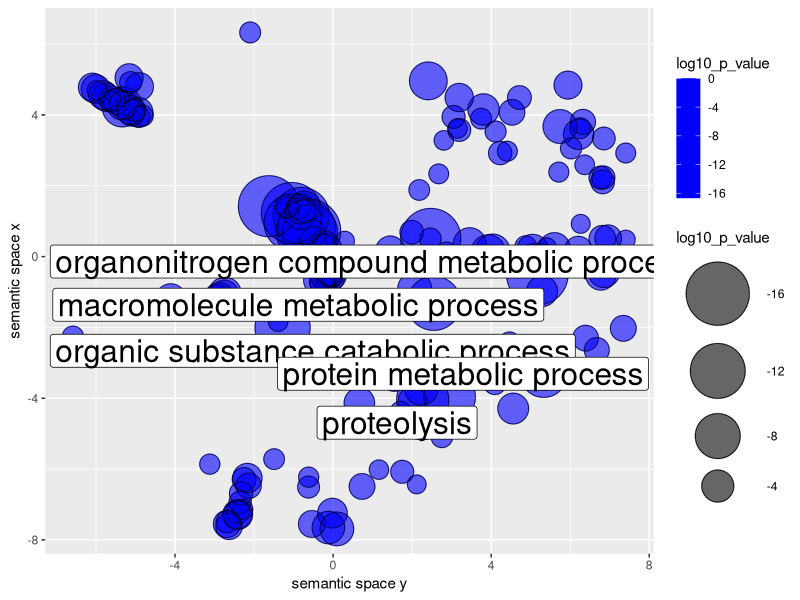

Recreate this plot in R.


# A plotting R script produced by the REVIGO server at http://revigo.irb.hr/
# If you found REVIGO useful in your work, please cite the following reference:
# Supek F et al. "REVIGO summarizes and visualizes long lists of Gene Ontology
# terms" PLoS ONE 2011. doi:10.1371/journal.pone.0021800


# --------------------------------------------------------------------------
# If you don't have the ggplot2 package installed, uncomment the following line:
# install.packages( "ggplot2" );
library( ggplot2 );
# --------------------------------------------------------------------------
# If you don't have the scales package installed, uncomment the following line:
# install.packages( "scales" );
library( scales );
# --------------------------------------------------------------------------
# If you don't have the ggrepel package installed, uncomment the following line:
# install.packages( "ggrepel" );
library( ggrepel );
# --------------------------------------------------------------------------


# --------------------------------------------------------------------------
# Here is your data from REVIGO. Scroll down for plot configuration options.

revigo.names <- c("term_ID","description","frequency_%","plot_X","plot_Y","plot_size","log10_p_value","uniqueness","dispensability");
revigo.data <- rbind(c("GO:0006914","autophagy", 0.230,-0.175, 0.192, 4.470,-3.9588,0.959,0.000),
c("GO:0008150","biological_process",100.000,-0.668, 0.782, 7.108,-13.2863,1.000,0.000),
c("GO:0008152","metabolic process",75.387,-0.625, 0.722, 6.986,-16.6554,0.999,0.000),
c("GO:0009987","cellular process",63.780,-0.585, 0.693, 6.913,-11.9337,0.998,0.000),
c("GO:0010243","response to organonitrogen compound", 0.140,-2.740,-1.042, 4.255,-4.1426,0.911,0.000),
c("GO:0016197","endosomal transport", 0.131,-5.337, 4.229, 4.225,-6.3189,0.927,0.000),
c("GO:0044699","single-organism process",46.569,-0.736, 1.407, 6.776,-3.8465,0.997,0.000),
c("GO:0050896","response to stimulus",12.210,-0.820, 1.350, 6.195,-3.5294,0.995,0.000),
c("GO:0051179","localization",18.495,-0.283, 0.236, 6.375,-3.1484,0.995,0.000),
c("GO:0051704","multi-organism process", 0.751,-1.157, 1.379, 4.984,-1.6986,0.994,0.000),
c("GO:0065007","biological regulation",20.498,-0.549, 0.641, 6.420,-3.0760,0.995,0.000),
c("GO:0071840","cellular component organization or biogenesis", 8.568,-0.881, 1.394, 6.041,-2.0629,0.994,0.000),
c("GO:1901575","organic substance catabolic process", 4.612,-1.279,-2.009, 5.772,-12.1329,0.839,0.000),
c("GO:0009056","catabolic process", 4.820,-0.805, 1.158, 5.791,-12.6760,0.970,0.023),
c("GO:0042026","protein refolding", 0.069,-1.190, 1.419, 3.949,-1.9650,0.963,0.024),
c("GO:0016236","macroautophagy", 0.084,-0.483, 0.469, 4.031,-2.7240,0.958,0.025),
c("GO:0016050","vesicle organization", 0.130,-0.372,-0.671, 4.221,-3.4026,0.896,0.026),
c("GO:0006457","protein folding", 0.903,-0.182, 0.397, 5.064,-1.9693,0.954,0.030),
c("GO:0044238","primary metabolic process",53.743,-1.626, 1.424, 6.839,-14.8719,0.957,0.038),
c("GO:0032268","regulation of cellular protein metabolic process", 1.473, 0.095,-7.690, 5.277,-4.4290,0.656,0.061),
c("GO:0072524","pyridine-containing compound metabolic process", 1.351, 4.874, 0.285, 5.239,-1.7467,0.853,0.070),
c("GO:0044723","single-organism carbohydrate metabolic process", 2.457, 4.715, 4.492, 5.499,-2.1624,0.857,0.073),
c("GO:0009058","biosynthetic process",31.611,-0.842, 1.213, 6.608,-3.7659,0.961,0.078),
c("GO:0051186","cofactor metabolic process", 3.985, 1.448, 0.164, 5.709,-3.3909,0.909,0.080),
c("GO:0000910","cytokinesis", 0.315, 3.192, 3.577, 4.606,-2.0134,0.885,0.086),
c("GO:0006807","nitrogen compound metabolic process",38.744,-1.019, 0.960, 6.696,-13.2364,0.959,0.089),
c("GO:0006732","coenzyme metabolic process", 3.111, 1.990, 0.692, 5.601,-2.1239,0.879,0.089),
c("GO:0044237","cellular metabolic process",53.061, 2.471, 0.511, 6.833,-14.4987,0.907,0.111),
c("GO:0043170","macromolecule metabolic process",39.491, 2.548,-1.319, 6.705,-11.6790,0.905,0.112),
c("GO:0005975","carbohydrate metabolic process", 5.260, 0.820,-0.085, 5.829,-2.3247,0.922,0.116),
c("GO:0071704","organic substance metabolic process",58.357,-1.047, 1.234, 6.874,-14.7916,0.956,0.120),
c("GO:1901135","carbohydrate derivative metabolic process", 6.319, 0.294, 0.442, 5.909,-1.4101,0.930,0.122),
c("GO:0044710","single-organism metabolic process",31.682, 2.409, 4.963, 6.609,-5.5826,0.898,0.168),
c("GO:0019682","glyceraldehyde-3-phosphate metabolic process", 0.444, 4.228, 2.924, 4.755,-2.0785,0.781,0.172),
c("GO:0046483","heterocycle metabolic process",29.664, 4.040, 0.149, 6.580,-4.6570,0.876,0.176),
c("GO:0022900","electron transport chain", 0.564, 3.745, 3.897, 4.860,-1.6428,0.856,0.177),
c("GO:0006793","phosphorus metabolic process",13.507, 3.457, 0.350, 6.239,-4.2294,0.892,0.185),
c("GO:0007041","lysosomal transport", 0.017,-4.910, 3.950, 3.341,-1.7221,0.930,0.187),
c("GO:0032509","endosome transport via multivesicular body sorting pathway", 0.022,-5.100, 4.056, 3.443,-2.6516,0.925,0.190),
c("GO:0019538","protein metabolic process",18.489, 2.949,-3.959, 6.375,-10.5738,0.863,0.190),
c("GO:1901564","organonitrogen compound metabolic process",17.886, 5.168,-0.498, 6.361,-15.1927,0.873,0.193),
c("GO:0016482","cytosolic transport", 0.076,-4.819, 3.981, 3.988,-1.6958,0.904,0.207),
c("GO:1901360","organic cyclic compound metabolic process",30.324, 2.064,-0.915, 6.590,-4.4902,0.910,0.211),
c("GO:1901576","organic substance biosynthetic process",30.365, 5.289,-0.976, 6.591,-3.6878,0.855,0.211),
c("GO:0043903","regulation of symbiosis, encompassing mutualism through parasitism", 0.039,-2.254,-6.291, 3.701,-2.1323,0.858,0.219),
c("GO:0006629","lipid metabolic process", 3.522, 4.111, 3.533, 5.655,-1.6700,0.865,0.223),
c("GO:0048193","Golgi vesicle transport", 0.297,-4.934, 4.078, 4.581,-3.3611,0.909,0.230),
c("GO:0007034","vacuolar transport", 0.133,-5.128, 4.138, 4.231,-3.2587,0.927,0.230),
c("GO:0006839","mitochondrial transport", 0.182,-5.645, 4.402, 4.369,-1.5405,0.925,0.236),
c("GO:0006725","cellular aromatic compound metabolic process",29.628, 3.925, 0.133, 6.580,-4.5717,0.876,0.245),
c("GO:0040008","regulation of growth", 0.172,-2.169,-6.252, 4.343,-3.3132,0.851,0.250),
c("GO:0032006","regulation of TOR signaling", 0.038,-3.121,-5.861, 3.691,-1.5364,0.799,0.256),
c("GO:0051338","regulation of transferase activity", 0.368,-2.353,-6.936, 4.674,-1.8824,0.847,0.257),
c("GO:0051604","protein maturation", 0.293, 1.710,-4.386, 4.575,-1.6898,0.872,0.274),
c("GO:0043412","macromolecule modification", 9.785, 2.232,-3.730, 6.099,-4.2735,0.881,0.280),
c("GO:0044281","small molecule metabolic process",15.138, 3.807, 4.156, 6.288,-3.8105,0.869,0.300),
c("GO:0048518","positive regulation of biological process", 1.744,-2.684,-7.491, 5.350,-1.8306,0.834,0.320),
c("GO:0071702","organic substance transport", 4.980,-5.817, 4.562, 5.805,-3.2032,0.899,0.324),
c("GO:0048523","negative regulation of cellular process", 1.830,-2.633,-7.617, 5.371,-2.7014,0.742,0.330),
c("GO:0048519","negative regulation of biological process", 1.984,-2.687,-7.551, 5.406,-2.8466,0.832,0.334),
c("GO:0044763","single-organism cellular process",27.536, 3.192, 4.493, 6.548,-3.1048,0.881,0.335),
c("GO:0032879","regulation of localization", 0.726,-6.585,-2.264, 4.969,-1.7188,0.793,0.347),
c("GO:0072521","purine-containing compound metabolic process", 2.673, 5.403, 0.263, 5.535,-1.3582,0.839,0.357),
c("GO:0032940","secretion by cell", 0.763,-2.099, 6.331, 4.991,-1.6507,0.806,0.363),
c("GO:0070647","protein modification by small protein conjugation or removal", 0.821, 2.248,-4.705, 5.023,-4.3304,0.816,0.370),
c("GO:0016192","vesicle-mediated transport", 1.085,-5.601, 4.449, 5.144,-2.5758,0.913,0.380),
c("GO:0006139","nucleobase-containing compound metabolic process",26.547, 6.854,-0.427, 6.532,-3.8939,0.791,0.381),
c("GO:0006418","tRNA aminoacylation for protein translation", 1.099, 6.775,-0.517, 5.149,-3.5826,0.673,0.382),
c("GO:0006950","response to stress", 4.575,-2.881,-1.152, 5.769,-3.3877,0.935,0.382),
c("GO:0006508","proteolysis", 5.223, 2.267,-4.041, 5.826,-10.8304,0.837,0.384),
c("GO:0009408","response to heat", 0.166,-2.754,-1.073, 4.328,-3.2297,0.945,0.389),
c("GO:0042325","regulation of phosphorylation", 0.468,-0.621,-6.508, 4.779,-1.8307,0.687,0.396),
c("GO:0051641","cellular localization", 2.041,-5.026, 4.144, 5.418,-1.9406,0.910,0.399),
c("GO:0051174","regulation of phosphorus metabolic process", 0.580,-0.619,-6.229, 4.872,-1.5393,0.714,0.405),
c("GO:0071705","nitrogen compound transport", 1.767,-5.743, 4.501, 5.355,-3.1087,0.909,0.407),
c("GO:0044260","cellular macromolecule metabolic process",34.276, 5.329,-3.317, 6.643,-8.6347,0.811,0.408),
c("GO:0006820","anion transport", 1.956,-5.982, 4.695, 5.400,-1.3969,0.903,0.413),
c("GO:0010608","posttranscriptional regulation of gene expression", 0.719,-0.537,-7.551, 4.965,-2.7976,0.760,0.414),
c("GO:0015031","protein transport", 2.251,-6.087, 4.780, 5.461,-3.1219,0.874,0.421),
c("GO:0061024","membrane organization", 0.759,-0.273,-0.704, 4.989,-2.5609,0.887,0.423),
c("GO:0033036","macromolecule localization", 3.030,-5.492, 4.384, 5.590,-2.5955,0.907,0.423),
c("GO:0055086","nucleobase-containing small molecule metabolic process", 4.917, 7.406, 2.925, 5.800,-1.4864,0.744,0.426),
c("GO:0061025","membrane fusion", 0.145,-0.240,-0.606, 4.269,-2.2141,0.892,0.427),
c("GO:0097576","vacuole fusion", 0.032,-0.093,-0.529, 3.613,-1.8614,0.903,0.436),
c("GO:0051607","defense response to virus", 0.098,-2.933,-1.094, 4.098,-1.7552,0.942,0.442),
c("GO:0034976","response to endoplasmic reticulum stress", 0.100,-3.932,-1.353, 4.106,-1.6286,0.914,0.442),
c("GO:0009240","isopentenyl diphosphate biosynthetic process", 0.163, 5.712, 2.387, 4.320,-1.4974,0.772,0.442),
c("GO:0007030","Golgi organization", 0.039,-0.047,-0.535, 3.701,-1.8151,0.902,0.442),
c("GO:0031163","metallo-sulfur cluster assembly", 0.219,-0.003,-0.577, 4.450,-1.4229,0.889,0.443),
c("GO:0051246","regulation of protein metabolic process", 1.551,-0.119,-7.651, 5.299,-4.1076,0.716,0.453),
c("GO:0050789","regulation of biological process",19.373,-2.415,-7.285, 6.395,-3.4620,0.788,0.453),
c("GO:0044711","single-organism biosynthetic process",10.864, 6.323, 3.804, 6.144,-2.4189,0.835,0.462),
c("GO:0016570","histone modification", 0.373, 1.552,-3.465, 4.680,-2.2346,0.764,0.465),
c("GO:0016567","protein ubiquitination", 0.523, 2.009,-4.072, 4.827,-3.1744,0.801,0.470),
c("GO:0022411","cellular component disassembly", 0.423, 2.673, 2.337, 4.734,-1.4684,0.833,0.471),
c("GO:0007033","vacuole organization", 0.102,-0.030,-0.537, 4.119,-3.1340,0.898,0.474),
c("GO:0006090","pyruvate metabolic process", 0.817, 4.527, 4.075, 5.021,-2.5360,0.800,0.475),
c("GO:0048284","organelle fusion", 0.114,-0.075,-0.598, 4.165,-3.0996,0.897,0.478),
c("GO:0034641","cellular nitrogen compound metabolic process",34.137, 5.604, 0.236, 6.641,-3.7929,0.832,0.484),
c("GO:0010499","proteasomal ubiquitin-independent protein catabolic process", 0.020, 0.665,-4.131, 3.406,-3.6123,0.810,0.498),
c("GO:0009605","response to external stimulus", 1.370,-3.229,-1.291, 5.245,-1.3112,0.941,0.501),
c("GO:0044571","[2Fe-2S] cluster assembly", 0.019, 2.461, 0.502, 3.385,-1.7679,0.849,0.514),
c("GO:2000144","positive regulation of DNA-templated transcription, initiation", 0.018, 1.749,-6.077, 3.363,-2.0178,0.689,0.514),
c("GO:1901698","response to nitrogen compound", 0.178,-4.110,-1.199, 4.359,-3.6333,0.935,0.523),
c("GO:0034248","regulation of cellular amide metabolic process", 0.700, 0.732,-6.491, 4.954,-2.5557,0.736,0.526),
c("GO:0007005","mitochondrion organization", 0.418,-0.048,-0.573, 4.729,-1.9558,0.886,0.529),
c("GO:0032787","monocarboxylic acid metabolic process", 2.485, 5.944, 4.843, 5.504,-3.0214,0.779,0.539),
c("GO:0016070","RNA metabolic process",15.951, 6.673,-2.639, 6.311,-2.3993,0.758,0.541),
c("GO:1901362","organic cyclic compound biosynthetic process",17.871, 6.206, 0.180, 6.360,-3.0146,0.823,0.545),
c("GO:0009081","branched-chain amino acid metabolic process", 0.463, 6.254, 3.627, 4.774,-1.6377,0.797,0.551),
c("GO:0051240","positive regulation of multicellular organismal process", 0.303,-2.283,-7.136, 4.589,-1.4775,0.788,0.552),
c("GO:0019438","aromatic compound biosynthetic process",16.954, 6.961, 0.516, 6.338,-2.7662,0.803,0.552),
c("GO:0018130","heterocycle biosynthetic process",17.388, 6.814, 0.504, 6.348,-2.7424,0.802,0.556),
c("GO:0046903","secretion", 0.810,-5.126, 4.916, 5.017,-1.8021,0.867,0.557),
c("GO:0009059","macromolecule biosynthetic process",19.548, 5.369,-3.488, 6.399,-1.4508,0.826,0.558),
c("GO:0044267","cellular protein metabolic process",14.293, 4.558,-4.291, 6.263,-3.6818,0.778,0.562),
c("GO:0042221","response to chemical", 3.071,-3.207,-1.292, 5.595,-1.6945,0.937,0.562),
c("GO:0001731","formation of translation preinitiation complex", 0.070, 4.464,-2.438, 3.954,-1.8268,0.751,0.568),
c("GO:0009767","photosynthetic electron transport chain", 0.025, 2.802, 3.282, 3.501,-1.4229,0.888,0.573),
c("GO:0031329","regulation of cellular catabolic process", 0.093,-2.412,-7.214, 4.078,-2.0005,0.730,0.574),
c("GO:0044271","cellular nitrogen compound biosynthetic process",22.502, 7.409, 0.482, 6.460,-1.3019,0.795,0.587),
c("GO:0019693","ribose phosphate metabolic process", 3.032, 2.872, 0.085, 5.590,-2.0497,0.778,0.587),
c("GO:0006468","protein phosphorylation", 4.137, 4.092,-3.582, 5.725,-1.8761,0.691,0.592),
c("GO:0006082","organic acid metabolic process", 9.086, 5.742, 3.674, 6.067,-4.4758,0.754,0.592),
c("GO:0015833","peptide transport", 0.298,-5.290, 4.292, 4.582,-3.1219,0.903,0.593),
c("GO:0033554","cellular response to stress", 2.967,-3.101,-1.339, 5.581,-1.8869,0.886,0.593),
c("GO:0032774","RNA biosynthetic process",10.925, 7.344,-2.026, 6.147,-2.5738,0.740,0.597),
c("GO:0090304","nucleic acid metabolic process",21.449, 6.389,-2.303, 6.440,-2.5517,0.759,0.597),
c("GO:0016043","cellular component organization", 7.239,-0.276,-0.760, 5.968,-2.2209,0.866,0.599),
c("GO:0006810","transport",17.616,-6.010, 4.734, 6.354,-3.2282,0.884,0.600),
c("GO:0009894","regulation of catabolic process", 0.146,-2.141,-6.472, 4.272,-2.5003,0.767,0.601),
c("GO:0051091","positive regulation of sequence-specific DNA binding transcription factor activity", 0.050, 2.117,-6.433, 3.806,-1.3174,0.717,0.604),
c("GO:0043038","amino acid activation", 1.124, 6.215, 3.454, 5.159,-3.5826,0.778,0.605),
c("GO:1901616","organic hydroxy compound catabolic process", 0.169,-1.392,-1.835, 4.336,-1.4446,0.882,0.610),
c("GO:0009132","nucleoside diphosphate metabolic process", 0.698, 6.767, 2.231, 4.952,-2.0190,0.722,0.619),
c("GO:0090090","negative regulation of canonical Wnt signaling pathway", 0.025,-1.493,-5.719, 3.513,-1.6226,0.738,0.626),
c("GO:0046939","nucleotide phosphorylation", 0.792, 6.840, 2.235, 5.007,-2.0190,0.713,0.628),
c("GO:0018193","peptidyl-amino acid modification", 1.495, 2.752,-5.091, 5.283,-1.7631,0.804,0.640),
c("GO:0046394","carboxylic acid biosynthetic process", 4.159, 6.851, 3.336, 5.727,-1.9676,0.735,0.644),
c("GO:0051321","meiotic cell cycle", 0.176, 3.149, 3.618, 4.353,-1.3768,0.891,0.644),
c("GO:0051348","negative regulation of transferase activity", 0.088,-2.329,-6.685, 4.053,-2.0710,0.860,0.646),
c("GO:0044283","small molecule biosynthetic process", 5.677, 6.022, 3.060, 5.862,-1.7073,0.789,0.654),
c("GO:0046653","tetrahydrofolate metabolic process", 0.251, 6.367, 2.592, 4.508,-1.4413,0.779,0.654),
c("GO:0044249","cellular biosynthetic process",30.048, 6.357,-0.160, 6.586,-3.5452,0.827,0.658),
c("GO:0006796","phosphate-containing compound metabolic process",13.110, 5.051, 0.180, 6.226,-3.9205,0.785,0.664),
c("GO:0046034","ATP metabolic process", 1.263, 6.821, 2.109, 5.210,-2.1468,0.689,0.665),
c("GO:0060255","regulation of macromolecule metabolic process",11.716,-0.017,-7.244, 6.177,-3.4122,0.675,0.666),
c("GO:0019222","regulation of metabolic process",11.942,-2.421,-7.289, 6.185,-3.0738,0.774,0.669),
c("GO:0046490","isopentenyl diphosphate metabolic process", 0.163, 4.409, 2.977, 4.320,-1.4974,0.794,0.679),
c("GO:0051716","cellular response to stimulus", 9.561,-4.229,-1.387, 6.089,-1.8619,0.879,0.680),
c("GO:0046942","carboxylic acid transport", 1.022,-5.162, 5.050, 5.118,-3.0446,0.847,0.681),
c("GO:0015849","organic acid transport", 1.024,-4.902, 4.799, 5.119,-3.0446,0.854,0.681),
c("GO:0031668","cellular response to extracellular stimulus", 0.436,-2.967,-1.250, 4.748,-1.4726,0.903,0.684),
c("GO:0042886","amide transport", 0.337,-5.349, 4.261, 4.636,-3.1219,0.917,0.689),
c("GO:0006325","chromatin organization", 0.668,-0.177,-0.779, 4.933,-1.8768,0.878,0.689),
c("GO:0000281","mitotic cytokinesis", 0.070, 3.048, 3.946, 3.953,-2.0134,0.897,0.692),
c("GO:0031047","gene silencing by RNA", 0.089, 1.160,-6.017, 4.056,-1.4159,0.705,0.697),
c("GO:0007006","mitochondrial membrane organization", 0.065, 2.180, 1.882, 3.922,-1.6160,0.843,0.698),
c("GO:0006778","porphyrin-containing compound metabolic process", 0.457, 6.266, 0.925, 4.768,-1.3332,0.845,0.699));

one.data <- data.frame(revigo.data);
names(one.data) <- revigo.names;
one.data <- one.data [(one.data$plot_X != "null" & one.data$plot_Y != "null"), ];
one.data$plot_X <- as.numeric( as.character(one.data$plot_X) );
one.data$plot_Y <- as.numeric( as.character(one.data$plot_Y) );
one.data$plot_size <- as.numeric( as.character(one.data$plot_size) );
one.data$log10_p_value <- as.numeric( as.character(one.data$log10_p_value) );
one.data$frequency <- as.numeric( as.character(one.data$frequency) );
one.data$uniqueness <- as.numeric( as.character(one.data$uniqueness) );
one.data$dispensability <- as.numeric( as.character(one.data$dispensability) );
#head(one.data);


# --------------------------------------------------------------------------
# Names of the axes, sizes of the numbers and letters, names of the columns,
# etc. can be changed below

p1 <- ggplot( data = one.data );
p1 <- p1 + geom_point( aes( plot_X, plot_Y, colour = log10_p_value, size = log10_p_value), alpha = I(0.6) ) + scale_size_area();
p1 <- p1 + scale_colour_gradientn( colours = c("blue", "blue"), limits = c( min(one.data$log10_p_value), 0) );
p1 <- p1 + geom_point( aes(plot_X, plot_Y, size = log10_p_value), shape = 21, fill = "transparent", colour = I (alpha ("black", 0.6) )) + scale_size_area();
ex <- one.data [ one.data$log10_p_value < -10, ]; 
p1 <- p1 + geom_label_repel( data = ex, aes(plot_X, plot_Y, label = description), force = 1, size = 8);
p1 <- p1 + labs (y = "semantic space x", x = "semantic space y");
p1 <- p1 + theme(legend.key = element_blank()) ;
# one.x_range = max(one.data$plot_X) - min(one.data$plot_X);
# one.y_range = max(one.data$plot_Y) - min(one.data$plot_Y);
# p1 <- p1 + xlim(min(one.data$plot_X)-one.x_range/10,max(one.data$plot_X)+one.x_range/10);
# p1 <- p1 + ylim(min(one.data$plot_Y)-one.y_range/10,max(one.data$plot_Y)+one.y_range/10);



# --------------------------------------------------------------------------
# Output the plot to screen

p1;

# Uncomment the line below to also save the plot to a file.
# The file type depends on the extension (default=pdf).

# ggsave("C:/Users/path_to_your_file/revigo-plot.pdf");
